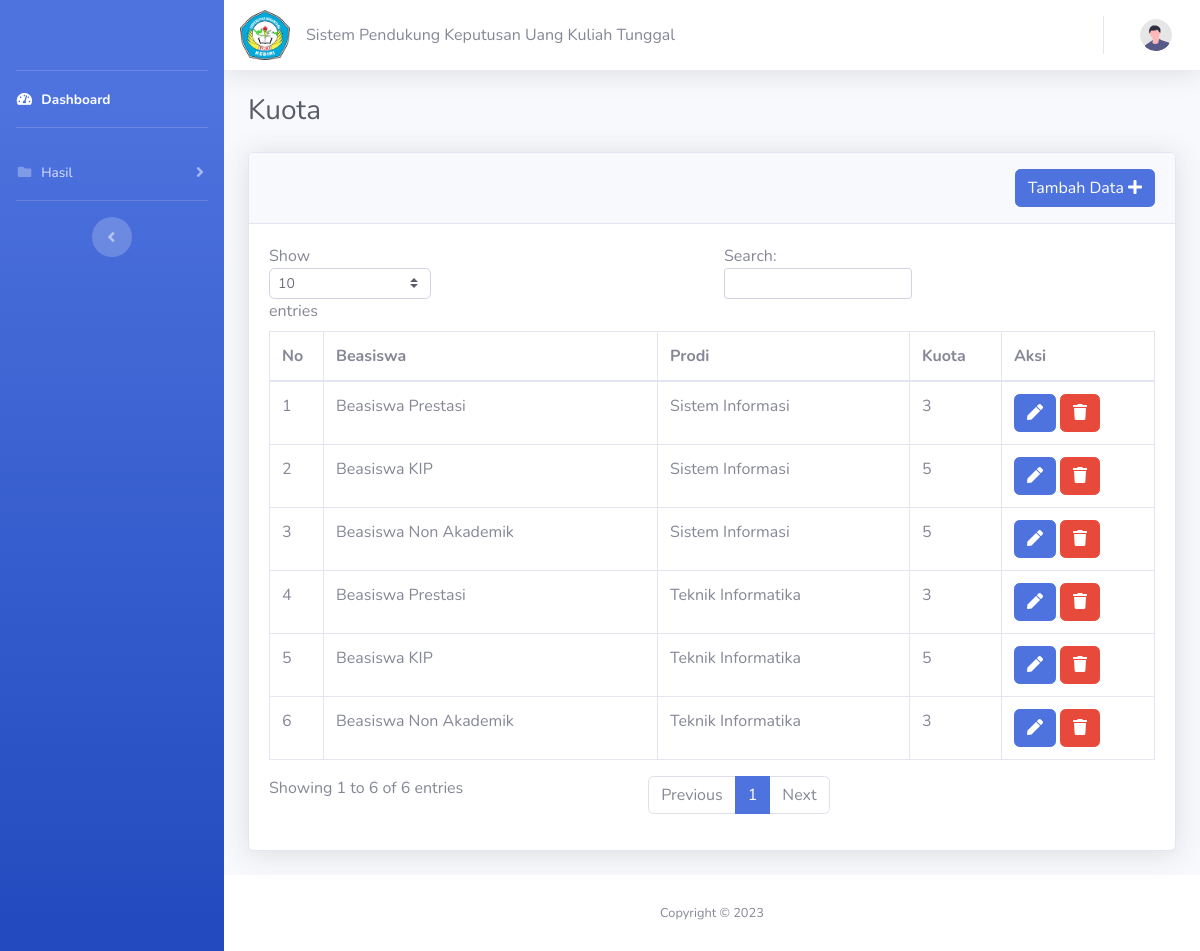
The page /index.php/kuota on the database its author committed.
### tables this page shows
CREATE TABLE `tb_kuota` (
  `id_kuota` int(11) NOT NULL,
  `id_beasiswa` int(11) DEFAULT NULL,
  `id_prodi` int(11) DEFAULT NULL,
  `kuota` int(11) DEFAULT NULL
);

CREATE TABLE `tb_beasiswa` (
  `id_beasiswa` int(11) NOT NULL,
  `nama_beasiswa` varchar(255) DEFAULT NULL
);

CREATE TABLE `tb_prodi` (
  `id_prodi` int(11) NOT NULL,
  `nama_prodi` varchar(255) DEFAULT NULL
);

### application/controllers/Kuota.php (called while the page is built, shortened)
<?php
class Kuota extends CI_Controller
{
    public function __construct()
    {
        $this->load->model('MKuota');
        $this->load->model('MBeasiswa');
        $this->load->model('MProdi');
        $this->load->library('form_validation');
    }
    public function index()
    {
        $data['kuota'] = $this->MKuota->getAll();
        $this->load->view('Themes/Header', $data);
        $this->load->view('Themes/Menu');
        $this->load->view('Kuota/Index');
        $this->load->view('Themes/Footer');
        $this->load->view('Themes/Scripts');
    }
}

### index.php (called while the page is built, shortened)
<?php
require_once BASEPATH.'core/CodeIgniter.php';

### application/models/MKuota.php (called while the page is built, shortened)
<?php
class MKuota extends CI_Model
{
    public function getAll()
    {
        $this->db->join('tb_beasiswa', 'tb_beasiswa.id_beasiswa = tb_kuota.id_beasiswa');
        $this->db->join('tb_prodi', 'tb_prodi.id_prodi = tb_kuota.id_prodi');
        $query = $this->db->get('tb_kuota');
        return $query->result_array();
    }
}

### application/views/Kuota/Index.php (the view, shortened to what this page needs)
<div class="container-fluid">
    <div class="d-sm-flex align-items-center justify-content-between mb-4">
        <h1 class="h3 mb-0 text-gray-800">Kuota</h1>
    </div>
    <div class="card shadow mb-4">
        <div class="card-header py-3">
            <a href="<?= base_url('add-kuota') ?>" class="btn btn-primary float-right">Tambah Data <i class="fas fa-plus"></i></a>
        </div>
        <div class="card-body">
            <div class="table-responsive">
                <table class="table table-bordered" id="dataTable" width="100%" cellspacing="0">
                    <thead>
                        <tr>
                            <th>No</th>
                            <th>Beasiswa</th>
                            <th>Prodi</th>
                            <th>Kuota</th>
                            <th>Aksi</th>
                        </tr>
                    </thead>
                    <tbody>
                        <?php
                        $no = 1;
                        foreach ($kuota as $data) : ?>
                            <tr>
                                <td><?= $no++ ?></td>
                                <td><?= $data['nama_beasiswa'] ?></td>
                                <td><?= $data['nama_prodi'] ?></td>
                                <td><?= $data['kuota'] ?></td>
                                <td>
                                    <a href="<?= base_url('update-kuota/') . $data['id_kuota'] ?>" class="btn btn-primary" title="Ubah"><i class="fas fa-pen"></i></a>
                                    <a href="<?= base_url('delete-kuota/') . $data['id_kuota']  ?>" class="btn btn-danger" title="Hapus" onclick="return confirm('Yakin akan menghapus data?')"><i class="fas fa-trash"></i></a>
                                </td>
                            </tr>
                        <?php endforeach; ?>
                    </tbody>
                </table>
            </div>
        </div>
    </div>
</div>

### application/views/Themes/Header.php (shortened to what this page needs)
<!DOCTYPE html>
<html lang="en">
<head>
    <link href="<?= base_url('assets') ?>/vendor/fontawesome-free/css/all.min.css" rel="stylesheet" type="text/css">
    <link href="<?= base_url('assets') ?>/css/sb-admin-2.min.css" rel="stylesheet">
</head>
<body id="page-top">
    <div id="wrapper">

### application/views/Themes/Menu.php (shortened to what this page needs)
<ul class="navbar-nav bg-gradient-primary sidebar sidebar-dark accordion" id="accordionSidebar">
    <a class="sidebar-brand d-flex align-items-center justify-content-center" href="<?= base_url() ?>">
    </a>
    <hr class="sidebar-divider my-0">
    <li class="nav-item active">
        <a class="nav-link" href="<?= base_url() ?>">
            <i class="fas fa-fw fa-tachometer-alt"></i>
            <span>Dashboard</span></a>
    </li>
    <hr class="sidebar-divider">
    <li class="nav-item">
        <a class="nav-link collapsed" href="#" data-toggle="collapse" data-target="#collapseHasil" aria-expanded="true" aria-controls="collapseHasil">
            <i class="fas fa-fw fa-folder"></i>
            <span>Hasil</span>
        </a>
    </li>
    <hr class="sidebar-divider d-none d-md-block">
    <div class="text-center d-none d-md-inline">
        <button class="rounded-circle border-0" id="sidebarToggle"></button>
    </div>
</ul>
<div id="content-wrapper" class="d-flex flex-column">
    <div id="content">
        <nav class="navbar navbar-expand navbar-light bg-white topbar mb-4 static-top shadow">
            <div class="sidebar-brand-icon">
                <img src="<?= base_url('assets/') ?>img/logo.png" alt="" style="width: 50px;">
            </div>
            <div class="sidebar-brand-text mx-3">Sistem Pendukung Keputusan Uang Kuliah Tunggal</div>
            <ul class="navbar-nav ml-auto">
                <li class="nav-item dropdown no-arrow">
                    <a class="nav-link dropdown-toggle" href="#" id="userDropdown" role="button" data-toggle="dropdown" aria-haspopup="true" aria-expanded="false">
                        <img class="img-profile rounded-circle" src="<?= base_url('assets') ?>/img/undraw_profile.svg">
                    </a>
                </li>
            </ul>
        </nav>

### application/views/Themes/Footer.php
</div>
<footer class="sticky-footer bg-white">
    <div class="container my-auto">
        <div class="copyright text-center my-auto">
            <span>Copyright &copy; 2023</span>
        </div>
    </div>
</footer>
</div>
</div>

### application/views/Themes/Scripts.php (shortened to what this page needs)
</body>
</html>

### rows shown on the page
tb_kuota: id_beasiswa.nama_beasiswa "Beasiswa Prestasi", id_prodi.nama_prodi "Sistem Informasi", kuota "3"
tb_kuota: id_beasiswa.nama_beasiswa "Beasiswa KIP", id_prodi.nama_prodi "Sistem Informasi", kuota "5"
tb_kuota: id_beasiswa.nama_beasiswa "Beasiswa Non Akademik", id_prodi.nama_prodi "Sistem Informasi", kuota "5"
tb_kuota: id_beasiswa.nama_beasiswa "Beasiswa Prestasi", id_prodi.nama_prodi "Teknik Informatika", kuota "3"
tb_kuota: id_beasiswa.nama_beasiswa "Beasiswa KIP", id_prodi.nama_prodi "Teknik Informatika", kuota "5"
tb_kuota: id_beasiswa.nama_beasiswa "Beasiswa Non Akademik", id_prodi.nama_prodi "Teknik Informatika", kuota "3"
